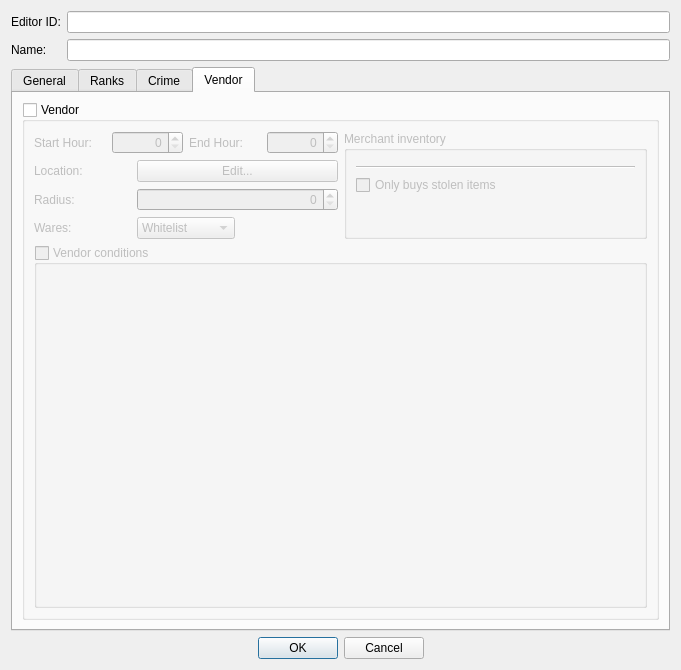
<?xml version="1.0" encoding="UTF-8"?>
<ui version="4.0">
 <class>FormDialogFaction</class>
 <widget class="QDialog" name="FormDialogFaction">
  <property name="geometry">
   <rect>
    <x>0</x>
    <y>0</y>
    <width>681</width>
    <height>670</height>
   </rect>
  </property>
  <property name="windowTitle">
   <string>Faction</string>
  </property>
  <layout class="QGridLayout" name="gridLayout">
   <item row="0" column="0">
    <widget class="QLabel" name="label">
     <property name="text">
      <string>Editor ID:</string>
     </property>
     <property name="buddy">
      <cstring>editorID</cstring>
     </property>
    </widget>
   </item>
   <item row="0" column="1">
    <widget class="QLineEdit" name="editorID"/>
   </item>
   <item row="1" column="0">
    <widget class="QLabel" name="label_2">
     <property name="text">
      <string>Name:</string>
     </property>
     <property name="buddy">
      <cstring>name</cstring>
     </property>
    </widget>
   </item>
   <item row="1" column="1">
    <widget class="QLineEdit" name="name"/>
   </item>
   <item row="3" column="0" colspan="2">
    <layout class="QHBoxLayout" name="horizontalLayout">
     <item>
      <spacer name="horizontalSpacer">
       <property name="orientation">
        <enum>Qt::Horizontal</enum>
       </property>
       <property name="sizeHint" stdset="0">
        <size>
         <width>40</width>
         <height>20</height>
        </size>
       </property>
      </spacer>
     </item>
     <item>
      <widget class="QPushButton" name="buttonOK">
       <property name="text">
        <string>OK</string>
       </property>
      </widget>
     </item>
     <item>
      <widget class="QPushButton" name="buttonCancel">
       <property name="text">
        <string>Cancel</string>
       </property>
      </widget>
     </item>
     <item>
      <spacer name="horizontalSpacer_2">
       <property name="orientation">
        <enum>Qt::Horizontal</enum>
       </property>
       <property name="sizeHint" stdset="0">
        <size>
         <width>40</width>
         <height>20</height>
        </size>
       </property>
      </spacer>
     </item>
    </layout>
   </item>
   <item row="2" column="0" colspan="2">
    <widget class="QTabWidget" name="tabWidget">
     <property name="currentIndex">
      <number>3</number>
     </property>
     <widget class="QWidget" name="tabGeneral">
      <attribute name="title">
       <string>General</string>
      </attribute>
      <layout class="QGridLayout" name="gridLayout_4">
       <item row="0" column="0" colspan="2">
        <layout class="QHBoxLayout" name="layoutGenFlags">
         <item>
          <widget class="QCheckBox" name="flagHiddenFromPlayer">
           <property name="whatsThis">
            <string>In past Elder Scrolls games, the player could see a list of factions they were a member of, and this checkbox would determine whether this faction was omitted from the list. Skyrim offers no such UI.</string>
           </property>
           <property name="text">
            <string>Hidden from Player</string>
           </property>
          </widget>
         </item>
         <item>
          <widget class="QCheckBox" name="flagSpecialCombat">
           <property name="text">
            <string>Special Combat</string>
           </property>
          </widget>
         </item>
         <item>
          <widget class="QCheckBox" name="flagCanBeOwner">
           <property name="whatsThis">
            <string>Control whether this faction is allowed to be the owner of cells and items.</string>
           </property>
           <property name="text">
            <string>Can Be Owner</string>
           </property>
          </widget>
         </item>
         <item>
          <spacer name="horizontalSpacer_3">
           <property name="orientation">
            <enum>Qt::Horizontal</enum>
           </property>
           <property name="sizeHint" stdset="0">
            <size>
             <width>40</width>
             <height>20</height>
            </size>
           </property>
          </spacer>
         </item>
        </layout>
       </item>
       <item row="1" column="0">
        <widget class="QGroupBox" name="groupBox">
         <property name="title">
          <string>Interfaction relations</string>
         </property>
         <layout class="QGridLayout" name="gridLayout_2" rowstretch="1,0,0,0">
          <item row="1" column="1">
           <widget class="DKFormPicker" name="interfactionEditFaction"/>
          </item>
          <item row="1" column="0">
           <widget class="QLabel" name="label_3">
            <property name="text">
             <string>Other faction:</string>
            </property>
            <property name="buddy">
             <cstring>interfactionEditFaction</cstring>
            </property>
           </widget>
          </item>
          <item row="2" column="0">
           <widget class="QLabel" name="label_4">
            <property name="text">
             <string>Alliance status:</string>
            </property>
           </widget>
          </item>
          <item row="0" column="0" colspan="2">
           <widget class="QTableView" name="interfactionRelationsView"/>
          </item>
          <item row="3" column="0">
           <spacer name="verticalSpacer">
            <property name="orientation">
             <enum>Qt::Vertical</enum>
            </property>
            <property name="sizeHint" stdset="0">
             <size>
              <width>20</width>
              <height>40</height>
             </size>
            </property>
           </spacer>
          </item>
          <item row="2" column="1" rowspan="2">
           <layout class="QVBoxLayout" name="verticalLayout">
            <item>
             <widget class="QRadioButton" name="interfactionEditStatusAlly">
              <property name="text">
               <string>Ally</string>
              </property>
             </widget>
            </item>
            <item>
             <widget class="QRadioButton" name="interfactionEditStatusFriend">
              <property name="text">
               <string>Friend</string>
              </property>
             </widget>
            </item>
            <item>
             <widget class="QRadioButton" name="interfactionEditStatusNeutral">
              <property name="text">
               <string>Neutral</string>
              </property>
             </widget>
            </item>
            <item>
             <widget class="QRadioButton" name="interfactionEditStatusEnemy">
              <property name="text">
               <string>Enemy</string>
              </property>
             </widget>
            </item>
           </layout>
          </item>
         </layout>
        </widget>
       </item>
       <item row="1" column="1">
        <widget class="QGroupBox" name="groupBox_2">
         <property name="title">
          <string>Members</string>
         </property>
         <layout class="QGridLayout" name="gridLayout_3">
          <item row="0" column="0">
           <widget class="QTableView" name="membersView"/>
          </item>
         </layout>
        </widget>
       </item>
      </layout>
     </widget>
     <widget class="QWidget" name="tabRanks">
      <attribute name="title">
       <string>Ranks</string>
      </attribute>
      <layout class="QGridLayout" name="gridLayout_5">
       <item row="2" column="0">
        <widget class="QGroupBox" name="rankEditNamesGroupbox">
         <property name="title">
          <string>Rank titles</string>
         </property>
         <layout class="QVBoxLayout" name="verticalLayout_2">
          <item>
           <widget class="QLabel" name="label_5">
            <property name="text">
             <string>Masculine:</string>
            </property>
            <property name="buddy">
             <cstring>rankEditNameM</cstring>
            </property>
           </widget>
          </item>
          <item>
           <widget class="QLineEdit" name="rankEditNameM">
            <property name="whatsThis">
             <string>Set the title used for men who have this rank. If no feminine title is set, then this title is used for all actors with this rank.</string>
            </property>
           </widget>
          </item>
          <item>
           <widget class="QLabel" name="label_6">
            <property name="text">
             <string>Feminine:</string>
            </property>
            <property name="buddy">
             <cstring>rankEditNameF</cstring>
            </property>
           </widget>
          </item>
          <item>
           <widget class="QLineEdit" name="rankEditNameF">
            <property name="whatsThis">
             <string>Set the title used for women who have this rank. If this is left blank, then the masculine title is used for all actors with this rank.</string>
            </property>
           </widget>
          </item>
         </layout>
        </widget>
       </item>
       <item row="0" column="0" colspan="2">
        <widget class="QTableView" name="ranksView"/>
       </item>
       <item row="1" column="0">
        <layout class="QGridLayout" name="gridLayout_13">
         <item row="0" column="2">
          <widget class="QSpinBox" name="rankEditID">
           <property name="alignment">
            <set>Qt::AlignRight|Qt::AlignTrailing|Qt::AlignVCenter</set>
           </property>
           <property name="minimum">
            <number>-128</number>
           </property>
           <property name="maximum">
            <number>127</number>
           </property>
          </widget>
         </item>
         <item row="0" column="3">
          <spacer name="horizontalSpacer_5">
           <property name="orientation">
            <enum>Qt::Horizontal</enum>
           </property>
           <property name="sizeHint" stdset="0">
            <size>
             <width>40</width>
             <height>20</height>
            </size>
           </property>
          </spacer>
         </item>
         <item row="0" column="0">
          <widget class="QLabel" name="label_25">
           <property name="text">
            <string>Rank ID:</string>
           </property>
          </widget>
         </item>
         <item row="0" column="1">
          <spacer name="horizontalSpacer_6">
           <property name="orientation">
            <enum>Qt::Horizontal</enum>
           </property>
           <property name="sizeType">
            <enum>QSizePolicy::Fixed</enum>
           </property>
           <property name="sizeHint" stdset="0">
            <size>
             <width>8</width>
             <height>8</height>
            </size>
           </property>
          </spacer>
         </item>
        </layout>
       </item>
       <item row="2" column="1">
        <widget class="QGroupBox" name="rankEditInsigniaGroupbox">
         <property name="title">
          <string>Rank insignia</string>
         </property>
         <layout class="QVBoxLayout" name="verticalLayout_3">
          <item>
           <widget class="DKGameFilePicker" name="rankEditInsignia">
            <property name="whatsThis">
             <string>In past Elder Scrolls games, ranks would be displayed alongside image files in some parts of the UI. This feature is not used in Skyrim.</string>
            </property>
           </widget>
          </item>
          <item>
           <widget class="DKTextureAssetPane" name="rankEditInsigniaPreview"/>
          </item>
         </layout>
        </widget>
       </item>
      </layout>
     </widget>
     <widget class="QWidget" name="tabCrime">
      <attribute name="title">
       <string>Crime</string>
      </attribute>
      <layout class="QGridLayout" name="gridLayout_9">
       <item row="1" column="0" colspan="3">
        <widget class="QGroupBox" name="groupboxTrackCrime">
         <property name="title">
          <string>Track crime</string>
         </property>
         <property name="checkable">
          <bool>true</bool>
         </property>
         <property name="checked">
          <bool>false</bool>
         </property>
         <layout class="QGridLayout" name="gridLayout_8">
          <item row="0" column="0">
           <layout class="QGridLayout" name="layoutCrimeJail">
            <item row="2" column="0">
             <widget class="QLabel" name="label_9">
              <property name="text">
               <string>Stolen Goods Container:</string>
              </property>
              <property name="buddy">
               <cstring>crimeStolenGoodsContainer</cstring>
              </property>
             </widget>
            </item>
            <item row="0" column="0">
             <widget class="QLabel" name="label_7">
              <property name="text">
               <string>Exterior Jail Marker:</string>
              </property>
              <property name="buddy">
               <cstring>crimeExteriorJailMarker</cstring>
              </property>
             </widget>
            </item>
            <item row="0" column="1">
             <widget class="DKCompactObjectReferencePicker" name="crimeExteriorJailMarker"/>
            </item>
            <item row="4" column="0">
             <widget class="QLabel" name="label_11">
              <property name="text">
               <string>Jail Outfit:</string>
              </property>
              <property name="buddy">
               <cstring>crimeJailOutfit</cstring>
              </property>
             </widget>
            </item>
            <item row="1" column="0">
             <widget class="QLabel" name="label_8">
              <property name="text">
               <string>Follower Wait Marker:</string>
              </property>
              <property name="buddy">
               <cstring>crimeFollowerWaitMarker</cstring>
              </property>
             </widget>
            </item>
            <item row="3" column="0">
             <widget class="QLabel" name="label_10">
              <property name="text">
               <string>Player Inventory Container:</string>
              </property>
              <property name="buddy">
               <cstring>crimePlayerInventoryContainer</cstring>
              </property>
             </widget>
            </item>
            <item row="1" column="1">
             <widget class="DKCompactObjectReferencePicker" name="crimeFollowerWaitMarker">
              <property name="whatsThis">
               <string>Set a marker that the player's follower will wait at while the player is imprisoned in this faction's jail.</string>
              </property>
             </widget>
            </item>
            <item row="2" column="1">
             <widget class="DKCompactObjectReferencePicker" name="crimeStolenGoodsContainer">
              <property name="whatsThis">
               <string>Set the container that the player's stolen items are transferred to while they are imprisoned in this faction's jail.</string>
              </property>
             </widget>
            </item>
            <item row="3" column="1">
             <widget class="DKCompactObjectReferencePicker" name="crimePlayerInventoryContainer">
              <property name="whatsThis">
               <string>Set the container that the player's non-stolen items are transferred to while they are imprisoned in this faction's jail.</string>
              </property>
             </widget>
            </item>
            <item row="4" column="1">
             <widget class="DKFormPicker" name="crimeJailOutfit">
              <property name="whatsThis">
               <string>Set the outfit that the player wears while imprisoned in this faction's jail.</string>
              </property>
             </widget>
            </item>
            <item row="5" column="0" colspan="2">
             <spacer name="verticalSpacer_2">
              <property name="orientation">
               <enum>Qt::Vertical</enum>
              </property>
              <property name="sizeHint" stdset="0">
               <size>
                <width>20</width>
                <height>0</height>
               </size>
              </property>
             </spacer>
            </item>
           </layout>
          </item>
          <item row="0" column="1">
           <layout class="QGridLayout" name="layoutCrimeArrests">
            <item row="1" column="1">
             <widget class="DKFormPicker" name="crimeSharedCrimeFactionList"/>
            </item>
            <item row="6" column="0" colspan="2">
             <spacer name="verticalSpacer_3">
              <property name="orientation">
               <enum>Qt::Vertical</enum>
              </property>
              <property name="sizeHint" stdset="0">
               <size>
                <width>20</width>
                <height>40</height>
               </size>
              </property>
             </spacer>
            </item>
            <item row="4" column="0" colspan="2">
             <widget class="QCheckBox" name="flagArrest">
              <property name="text">
               <string>Arrest</string>
              </property>
             </widget>
            </item>
            <item row="1" column="0">
             <widget class="QLabel" name="label_12">
              <property name="text">
               <string>Shared Crime Faction List:</string>
              </property>
              <property name="buddy">
               <cstring>crimeSharedCrimeFactionList</cstring>
              </property>
             </widget>
            </item>
            <item row="2" column="0" colspan="2">
             <widget class="QCheckBox" name="flagAttackOnSight">
              <property name="text">
               <string>Attack on Sight</string>
              </property>
             </widget>
            </item>
            <item row="5" column="0" colspan="2">
             <widget class="QGroupBox" name="crimeGoldGroupbox">
              <property name="whatsThis">
               <string>Control the bounties that someone gains for committing crimes against this faction's members.</string>
              </property>
              <property name="title">
               <string>Crime gold</string>
              </property>
              <layout class="QGridLayout" name="gridLayout_7">
               <item row="1" column="3">
                <widget class="QSpinBox" name="crimeGoldAssault">
                 <property name="alignment">
                  <set>Qt::AlignRight|Qt::AlignTrailing|Qt::AlignVCenter</set>
                 </property>
                </widget>
               </item>
               <item row="0" column="0" colspan="2">
                <widget class="QCheckBox" name="flagUseDefaultCrimeGold">
                 <property name="text">
                  <string>Use defaults</string>
                 </property>
                </widget>
               </item>
               <item row="1" column="0">
                <widget class="QLabel" name="label_13">
                 <property name="text">
                  <string>Murder:</string>
                 </property>
                 <property name="alignment">
                  <set>Qt::AlignRight|Qt::AlignTrailing|Qt::AlignVCenter</set>
                 </property>
                 <property name="buddy">
                  <cstring>crimeGoldMurder</cstring>
                 </property>
                </widget>
               </item>
               <item row="4" column="1">
                <widget class="QSpinBox" name="crimeGoldJailEscape">
                 <property name="alignment">
                  <set>Qt::AlignRight|Qt::AlignTrailing|Qt::AlignVCenter</set>
                 </property>
                </widget>
               </item>
               <item row="2" column="2">
                <widget class="QLabel" name="label_16">
                 <property name="text">
                  <string>Pickpocket:</string>
                 </property>
                 <property name="alignment">
                  <set>Qt::AlignRight|Qt::AlignTrailing|Qt::AlignVCenter</set>
                 </property>
                 <property name="buddy">
                  <cstring>crimeGoldPickpocket</cstring>
                 </property>
                </widget>
               </item>
               <item row="1" column="1">
                <widget class="QSpinBox" name="crimeGoldMurder">
                 <property name="alignment">
                  <set>Qt::AlignRight|Qt::AlignTrailing|Qt::AlignVCenter</set>
                 </property>
                </widget>
               </item>
               <item row="2" column="1">
                <widget class="QDoubleSpinBox" name="crimeGoldTheftMult">
                 <property name="alignment">
                  <set>Qt::AlignRight|Qt::AlignTrailing|Qt::AlignVCenter</set>
                 </property>
                </widget>
               </item>
               <item row="2" column="0">
                <widget class="QLabel" name="label_15">
                 <property name="text">
                  <string>Theft Mult.:</string>
                 </property>
                 <property name="alignment">
                  <set>Qt::AlignRight|Qt::AlignTrailing|Qt::AlignVCenter</set>
                 </property>
                 <property name="buddy">
                  <cstring>crimeGoldTheftMult</cstring>
                 </property>
                </widget>
               </item>
               <item row="1" column="2">
                <widget class="QLabel" name="label_14">
                 <property name="text">
                  <string>Assault:</string>
                 </property>
                 <property name="alignment">
                  <set>Qt::AlignRight|Qt::AlignTrailing|Qt::AlignVCenter</set>
                 </property>
                 <property name="buddy">
                  <cstring>crimeGoldAssault</cstring>
                 </property>
                </widget>
               </item>
               <item row="4" column="0">
                <widget class="QLabel" name="label_17">
                 <property name="text">
                  <string>Jail Escape:</string>
                 </property>
                 <property name="alignment">
                  <set>Qt::AlignRight|Qt::AlignTrailing|Qt::AlignVCenter</set>
                 </property>
                 <property name="buddy">
                  <cstring>crimeGoldJailEscape</cstring>
                 </property>
                </widget>
               </item>
               <item row="2" column="3">
                <widget class="QSpinBox" name="crimeGoldPickpocket">
                 <property name="alignment">
                  <set>Qt::AlignRight|Qt::AlignTrailing|Qt::AlignVCenter</set>
                 </property>
                </widget>
               </item>
               <item row="3" column="2">
                <widget class="QLabel" name="label_18">
                 <property name="text">
                  <string>Werewolf:</string>
                 </property>
                 <property name="alignment">
                  <set>Qt::AlignRight|Qt::AlignTrailing|Qt::AlignVCenter</set>
                 </property>
                 <property name="buddy">
                  <cstring>crimeGoldWerewolf</cstring>
                 </property>
                </widget>
               </item>
               <item row="3" column="3">
                <widget class="QSpinBox" name="crimeGoldWerewolf">
                 <property name="alignment">
                  <set>Qt::AlignRight|Qt::AlignTrailing|Qt::AlignVCenter</set>
                 </property>
                </widget>
               </item>
               <item row="3" column="0">
                <widget class="QLabel" name="label_19">
                 <property name="text">
                  <string>Trespass:</string>
                 </property>
                 <property name="alignment">
                  <set>Qt::AlignRight|Qt::AlignTrailing|Qt::AlignVCenter</set>
                 </property>
                 <property name="buddy">
                  <cstring>crimeGoldTrespass</cstring>
                 </property>
                </widget>
               </item>
               <item row="3" column="1">
                <widget class="QSpinBox" name="crimeGoldTrespass">
                 <property name="alignment">
                  <set>Qt::AlignRight|Qt::AlignTrailing|Qt::AlignVCenter</set>
                 </property>
                </widget>
               </item>
              </layout>
             </widget>
            </item>
           </layout>
          </item>
         </layout>
        </widget>
       </item>
       <item row="0" column="0">
        <widget class="QGroupBox" name="groupboxIgnoreCrimesAgainstNonMembers">
         <property name="whatsThis">
          <string>Control whether this faction reports crimes committed against non-members to the victims' crime factions.</string>
         </property>
         <property name="title">
          <string>Ignore crimes against non-members</string>
         </property>
         <layout class="QGridLayout" name="gridLayout_6">
          <item row="0" column="0">
           <widget class="QCheckBox" name="flagIgnoreNonMemberVictimMurder">
            <property name="text">
             <string>Murder</string>
            </property>
           </widget>
          </item>
          <item row="0" column="1">
           <widget class="QCheckBox" name="flagIgnoreNonMemberVictimAssault">
            <property name="text">
             <string>Assault</string>
            </property>
           </widget>
          </item>
          <item row="0" column="2">
           <widget class="QCheckBox" name="flagIgnoreNonMemberVictimPickpocket">
            <property name="text">
             <string>Pickpocket</string>
            </property>
           </widget>
          </item>
          <item row="1" column="0">
           <widget class="QCheckBox" name="flagIgnoreNonMemberVictimTheft">
            <property name="text">
             <string>Stealing</string>
            </property>
           </widget>
          </item>
          <item row="1" column="1">
           <widget class="QCheckBox" name="flagIgnoreNonMemberVictimTrespass">
            <property name="text">
             <string>Trespass</string>
            </property>
           </widget>
          </item>
          <item row="1" column="2">
           <widget class="QCheckBox" name="flagIgnoreNonMemberVictimWerewolf">
            <property name="text">
             <string>Werewolf</string>
            </property>
           </widget>
          </item>
         </layout>
        </widget>
       </item>
       <item row="0" column="2">
        <widget class="QCheckBox" name="flagMembersDontReportCrimes">
         <property name="text">
          <string>Do not report crimes against members</string>
         </property>
        </widget>
       </item>
       <item row="0" column="1">
        <spacer name="horizontalSpacer_4">
         <property name="orientation">
          <enum>Qt::Horizontal</enum>
         </property>
         <property name="sizeType">
          <enum>QSizePolicy::Fixed</enum>
         </property>
         <property name="sizeHint" stdset="0">
          <size>
           <width>8</width>
           <height>20</height>
          </size>
         </property>
        </spacer>
       </item>
      </layout>
     </widget>
     <widget class="QWidget" name="tabVendor">
      <attribute name="title">
       <string>Vendor</string>
      </attribute>
      <layout class="QGridLayout" name="gridLayout_10">
       <item row="0" column="0">
        <widget class="QGroupBox" name="vendorGroupbox">
         <property name="title">
          <string>Vendor</string>
         </property>
         <property name="checkable">
          <bool>true</bool>
         </property>
         <property name="checked">
          <bool>false</bool>
         </property>
         <layout class="QGridLayout" name="gridLayout_12" rowstretch="0,1">
          <item row="0" column="0">
           <layout class="QGridLayout" name="vendorLeftCol">
            <item row="2" column="0">
             <widget class="QLabel" name="label_23">
              <property name="text">
               <string>Radius:</string>
              </property>
              <property name="buddy">
               <cstring>vendorLocRadius</cstring>
              </property>
             </widget>
            </item>
            <item row="3" column="1">
             <widget class="QComboBox" name="vendorWaresInclExcl">
              <property name="whatsThis">
               <string>Control whether this faction's merchants will accept only the items in the given list, or all items except those in the given list.</string>
              </property>
              <item>
               <property name="text">
                <string>Whitelist</string>
               </property>
              </item>
              <item>
               <property name="text">
                <string>Blacklist</string>
               </property>
              </item>
             </widget>
            </item>
            <item row="1" column="0">
             <widget class="QLabel" name="label_22">
              <property name="text">
               <string>Location:</string>
              </property>
              <property name="buddy">
               <cstring>buttonEditVendorLoc</cstring>
              </property>
             </widget>
            </item>
            <item row="2" column="1" colspan="2">
             <widget class="QSpinBox" name="vendorLocRadius">
              <property name="alignment">
               <set>Qt::AlignRight|Qt::AlignTrailing|Qt::AlignVCenter</set>
              </property>
              <property name="maximum">
               <number>65535</number>
              </property>
             </widget>
            </item>
            <item row="1" column="1" colspan="2">
             <layout class="QHBoxLayout" name="layoutVendorLoc" stretch="1">
              <item>
               <widget class="QPushButton" name="buttonEditVendorLoc">
                <property name="sizePolicy">
                 <sizepolicy hsizetype="MinimumExpanding" vsizetype="Fixed">
                  <horstretch>0</horstretch>
                  <verstretch>0</verstretch>
                 </sizepolicy>
                </property>
                <property name="text">
                 <string>Edit...</string>
                </property>
               </widget>
              </item>
             </layout>
            </item>
            <item row="3" column="0">
             <widget class="QLabel" name="label_24">
              <property name="text">
               <string>Wares:</string>
              </property>
             </widget>
            </item>
            <item row="3" column="2">
             <widget class="DKFormPicker" name="vendorWaresList"/>
            </item>
            <item row="0" column="0" colspan="3">
             <layout class="QHBoxLayout" name="vendorHourLayout">
              <item>
               <widget class="QLabel" name="label_20">
                <property name="text">
                 <string>Start Hour:</string>
                </property>
                <property name="buddy">
                 <cstring>vendorHourStart</cstring>
                </property>
               </widget>
              </item>
              <item>
               <widget class="QSpinBox" name="vendorHourStart">
                <property name="alignment">
                 <set>Qt::AlignRight|Qt::AlignTrailing|Qt::AlignVCenter</set>
                </property>
                <property name="maximum">
                 <number>23</number>
                </property>
               </widget>
              </item>
              <item>
               <widget class="QLabel" name="label_21">
                <property name="text">
                 <string>End Hour:</string>
                </property>
                <property name="buddy">
                 <cstring>vendorHourEnd</cstring>
                </property>
               </widget>
              </item>
              <item>
               <widget class="QSpinBox" name="vendorHourEnd">
                <property name="alignment">
                 <set>Qt::AlignRight|Qt::AlignTrailing|Qt::AlignVCenter</set>
                </property>
                <property name="maximum">
                 <number>24</number>
                </property>
               </widget>
              </item>
             </layout>
            </item>
            <item row="4" column="0" colspan="3">
             <spacer name="verticalSpacer_4">
              <property name="orientation">
               <enum>Qt::Vertical</enum>
              </property>
              <property name="sizeHint" stdset="0">
               <size>
                <width>20</width>
                <height>0</height>
               </size>
              </property>
             </spacer>
            </item>
           </layout>
          </item>
          <item row="0" column="1">
           <widget class="QGroupBox" name="groupBox_4">
            <property name="title">
             <string>Merchant inventory</string>
            </property>
            <layout class="QVBoxLayout" name="verticalLayout_4">
             <item>
              <widget class="DKObjectReferencePicker" name="vendorChest">
               <property name="sizePolicy">
                <sizepolicy hsizetype="Preferred" vsizetype="Fixed">
                 <horstretch>0</horstretch>
                 <verstretch>0</verstretch>
                </sizepolicy>
               </property>
               <property name="whatsThis">
                <string>Merchants don't store their goods for sale in their own inventories. Rather, they store their goods in physical containers (which are usually hidden out of bounds to prevent theft by container). These containers are defined per faction, not per individual merchant NPC.</string>
               </property>
              </widget>
             </item>
             <item>
              <widget class="Line" name="line">
               <property name="orientation">
                <enum>Qt::Horizontal</enum>
               </property>
              </widget>
             </item>
             <item>
              <widget class="QCheckBox" name="flagOnlyBuysStolenItems">
               <property name="text">
                <string>Only buys stolen items</string>
               </property>
              </widget>
             </item>
             <item>
              <spacer name="verticalSpacer_5">
               <property name="orientation">
                <enum>Qt::Vertical</enum>
               </property>
               <property name="sizeHint" stdset="0">
                <size>
                 <width>20</width>
                 <height>0</height>
                </size>
               </property>
              </spacer>
             </item>
            </layout>
           </widget>
          </item>
          <item row="1" column="0" colspan="2">
           <widget class="QGroupBox" name="vendorConditionsGroupbox">
            <property name="title">
             <string>Vendor conditions</string>
            </property>
            <property name="checkable">
             <bool>true</bool>
            </property>
            <property name="checked">
             <bool>false</bool>
            </property>
            <layout class="QGridLayout" name="gridLayout_11">
             <item row="0" column="0">
              <widget class="DKConditionList" name="vendorConditions"/>
             </item>
            </layout>
           </widget>
          </item>
         </layout>
        </widget>
       </item>
      </layout>
     </widget>
    </widget>
   </item>
  </layout>
 </widget>
 <customwidgets>
  <customwidget>
   <class>DKFormPicker</class>
   <extends>QWidget</extends>
   <header>widgets/DKFormPicker.h</header>
  </customwidget>
  <customwidget>
   <class>DKObjectReferencePicker</class>
   <extends>QWidget</extends>
   <header>widgets/DKObjectReferencePicker.h</header>
  </customwidget>
  <customwidget>
   <class>DKCompactObjectReferencePicker</class>
   <extends>QWidget</extends>
   <header>widgets/DKCompactObjectReferencePicker.h</header>
  </customwidget>
  <customwidget>
   <class>DKConditionList</class>
   <extends>QWidget</extends>
   <header>widgets/DKConditionList.h</header>
  </customwidget>
  <customwidget>
   <class>DKGameFilePicker</class>
   <extends>QWidget</extends>
   <header>widgets/DKGameFilePicker.h</header>
  </customwidget>
  <customwidget>
   <class>DKTextureAssetPane</class>
   <extends>QWidget</extends>
   <header>widgets/DKTextureAssetPane.h</header>
  </customwidget>
 </customwidgets>
 <tabstops>
  <tabstop>editorID</tabstop>
  <tabstop>name</tabstop>
  <tabstop>tabWidget</tabstop>
  <tabstop>flagHiddenFromPlayer</tabstop>
  <tabstop>flagSpecialCombat</tabstop>
  <tabstop>flagCanBeOwner</tabstop>
  <tabstop>interfactionRelationsView</tabstop>
  <tabstop>interfactionEditFaction</tabstop>
  <tabstop>interfactionEditStatusAlly</tabstop>
  <tabstop>interfactionEditStatusFriend</tabstop>
  <tabstop>interfactionEditStatusNeutral</tabstop>
  <tabstop>interfactionEditStatusEnemy</tabstop>
  <tabstop>membersView</tabstop>
  <tabstop>ranksView</tabstop>
  <tabstop>rankEditNameM</tabstop>
  <tabstop>rankEditNameF</tabstop>
  <tabstop>rankEditInsignia</tabstop>
  <tabstop>flagIgnoreNonMemberVictimMurder</tabstop>
  <tabstop>flagIgnoreNonMemberVictimAssault</tabstop>
  <tabstop>flagIgnoreNonMemberVictimPickpocket</tabstop>
  <tabstop>flagIgnoreNonMemberVictimTheft</tabstop>
  <tabstop>flagIgnoreNonMemberVictimTrespass</tabstop>
  <tabstop>flagIgnoreNonMemberVictimWerewolf</tabstop>
  <tabstop>flagMembersDontReportCrimes</tabstop>
  <tabstop>crimeExteriorJailMarker</tabstop>
  <tabstop>crimeFollowerWaitMarker</tabstop>
  <tabstop>crimeStolenGoodsContainer</tabstop>
  <tabstop>crimePlayerInventoryContainer</tabstop>
  <tabstop>crimeJailOutfit</tabstop>
  <tabstop>crimeSharedCrimeFactionList</tabstop>
  <tabstop>flagAttackOnSight</tabstop>
  <tabstop>flagArrest</tabstop>
  <tabstop>flagUseDefaultCrimeGold</tabstop>
  <tabstop>crimeGoldMurder</tabstop>
  <tabstop>crimeGoldAssault</tabstop>
  <tabstop>crimeGoldTheftMult</tabstop>
  <tabstop>crimeGoldPickpocket</tabstop>
  <tabstop>crimeGoldTrespass</tabstop>
  <tabstop>crimeGoldWerewolf</tabstop>
  <tabstop>crimeGoldJailEscape</tabstop>
  <tabstop>vendorGroupbox</tabstop>
  <tabstop>vendorHourStart</tabstop>
  <tabstop>vendorHourEnd</tabstop>
  <tabstop>buttonEditVendorLoc</tabstop>
  <tabstop>vendorLocRadius</tabstop>
  <tabstop>vendorWaresInclExcl</tabstop>
  <tabstop>vendorWaresList</tabstop>
  <tabstop>vendorChest</tabstop>
  <tabstop>flagOnlyBuysStolenItems</tabstop>
  <tabstop>vendorConditionsGroupbox</tabstop>
  <tabstop>vendorConditions</tabstop>
  <tabstop>buttonOK</tabstop>
  <tabstop>buttonCancel</tabstop>
 </tabstops>
 <resources/>
 <connections/>
</ui>
